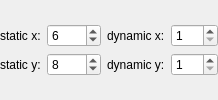
              <widget class="QWidget" name="tab_10">
               <attribute name="title">
                <string>xy-mesh</string>
               </attribute>
               <layout class="QGridLayout" name="gridLayout_34">
                <property name="leftMargin">
                 <number>0</number>
                </property>
                <property name="topMargin">
                 <number>0</number>
                </property>
                <property name="rightMargin">
                 <number>0</number>
                </property>
                <property name="bottomMargin">
                 <number>0</number>
                </property>
                <item row="0" column="0">
                 <layout class="QGridLayout" name="gridLayout_33">
                  <item row="0" column="4">
                   <widget class="QSpinBox" name="sb_dxnum">
                    <property name="minimum">
                     <number>1</number>
                    </property>
                    <property name="maximum">
                     <number>999</number>
                    </property>
                    <property name="value">
                     <number>1</number>
                    </property>
                   </widget>
                  </item>
                  <item row="1" column="1">
                   <widget class="QLabel" name="label_38">
                    <property name="text">
                     <string>static y:</string>
                    </property>
                   </widget>
                  </item>
                  <item row="1" column="4">
                   <widget class="QSpinBox" name="sb_dynum">
                    <property name="minimum">
                     <number>1</number>
                    </property>
                    <property name="maximum">
                     <number>999</number>
                    </property>
                    <property name="value">
                     <number>1</number>
                    </property>
                   </widget>
                  </item>
                  <item row="1" column="2">
                   <widget class="QSpinBox" name="sb_synum">
                    <property name="minimum">
                     <number>1</number>
                    </property>
                    <property name="maximum">
                     <number>9999</number>
                    </property>
                    <property name="value">
                     <number>8</number>
                    </property>
                   </widget>
                  </item>
                  <item row="0" column="1">
                   <widget class="QLabel" name="label_34">
                    <property name="text">
                     <string>static x:</string>
                    </property>
                   </widget>
                  </item>
                  <item row="0" column="3">
                   <widget class="QLabel" name="label_37">
                    <property name="text">
                     <string>dynamic x:</string>
                    </property>
                   </widget>
                  </item>
                  <item row="1" column="3">
                   <widget class="QLabel" name="label_36">
                    <property name="text">
                     <string>dynamic y:</string>
                    </property>
                   </widget>
                  </item>
                  <item row="0" column="2">
                   <widget class="QSpinBox" name="sb_sxnum">
                    <property name="minimum">
                     <number>1</number>
                    </property>
                    <property name="maximum">
                     <number>9999</number>
                    </property>
                    <property name="value">
                     <number>6</number>
                    </property>
                   </widget>
                  </item>
                 </layout>
                </item>
               </layout>
              </widget>
